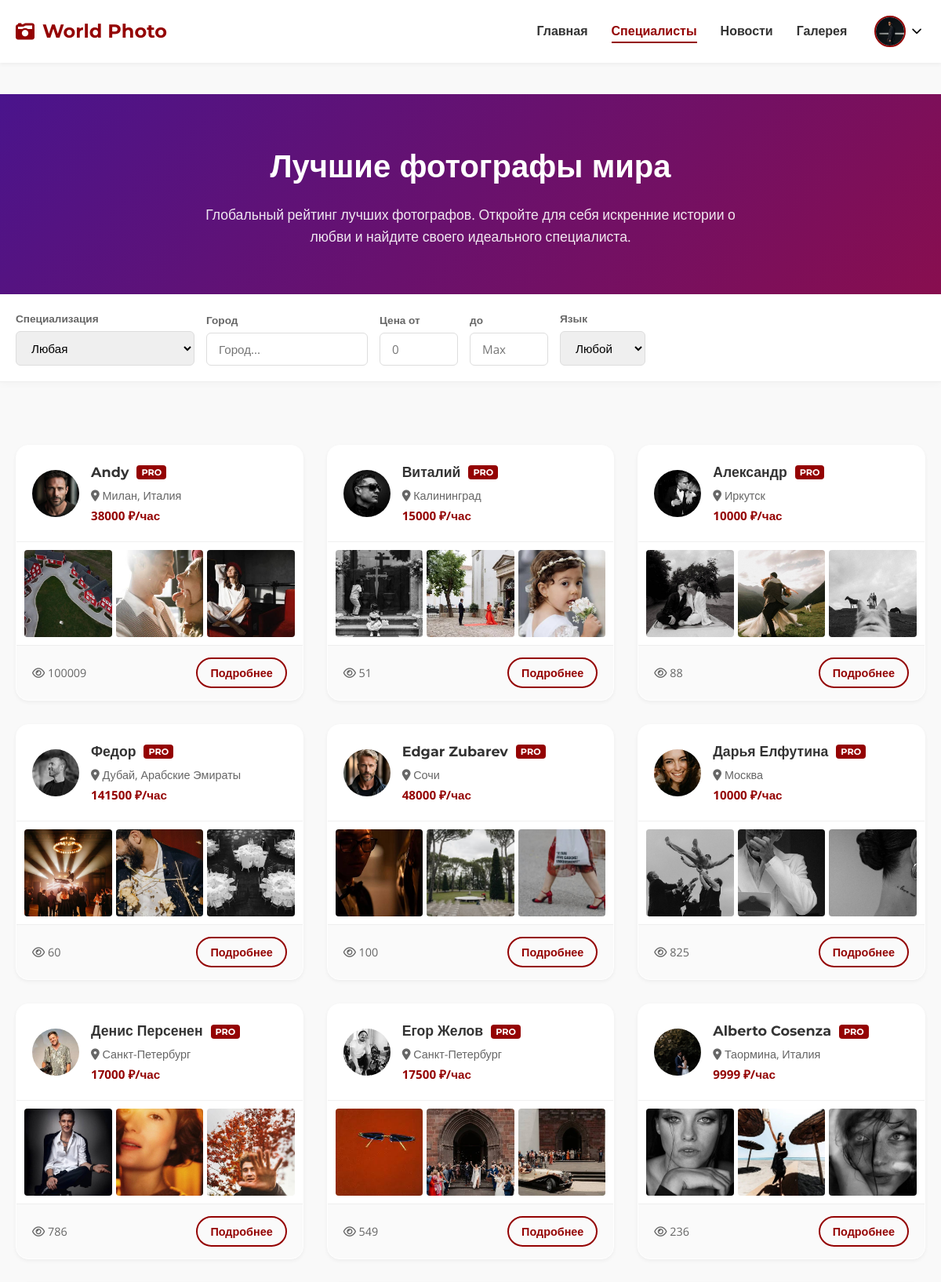
Screenshot of /users/specialists/ (signed in, upper part) with the database file from the repository.
### users/models.py (models this page shows, shortened)
class PhotographerProfile(models.Model):
    user = models.OneToOneField(User, on_delete=models.CASCADE)
    short_intro = models.CharField(max_length=250)
    bio = models.TextField()
    city = models.CharField(max_length=100, blank=True, null=True)
    specialization = models.CharField(max_length=50, choices=SPECIALIZATION_CHOICES, default='wedding')
    price = models.IntegerField(default=0, help_text="Стоимость часа работы в RUB")
    LANGUAGE_CHOICES = [
        ('ru', 'Русский'),
        ('en', 'English'),
    ]
    language = models.CharField(max_length=10, choices=LANGUAGE_CHOICES, default='ru')
    profile_image = models.ImageField(upload_to='profile_images', blank=True, null=True)
    views_count = models.PositiveIntegerField(default=0)
    phone_number = models.CharField(max_length=20, blank=True, null=True, verbose_name="Номер телефона")
    social_vk = models.URLField(blank=True, null=True, verbose_name="Ссылка на ВКонтакте")
    social_telegram = models.CharField(max_length=50, blank=True, null=True, verbose_name="Telegram (username)")
    website = models.URLField(blank=True, null=True, verbose_name="Личный сайт")

class Photo(models.Model):
    photographer = models.ForeignKey(PhotographerProfile, on_delete=models.CASCADE, related_name='photos')
    image = models.ImageField(upload_to='photographs')
    category = models.CharField(max_length=50, choices=SPECIALIZATION_CHOICES, default='wedding', verbose_name="Категория")
    uploaded_at = models.DateTimeField(auto_now_add=True)

### users/views.py (the view)
# urls.py: path('specialists/', views.specialists, name='specialists'),
def specialists(request):
    photographers = PhotographerProfile.objects.all()
    specialization = request.GET.get('specialization')
    price_min = request.GET.get('price_min')
    price_max = request.GET.get('price_max')
    city = request.GET.get('city')
    language = request.GET.get('language')
    if specialization and specialization != 'any':
        photographers = photographers.filter(specialization=specialization)
    if language and language != 'any':
        photographers = photographers.filter(language=language)
    if city:
        photographers = photographers.filter(city__icontains=city)
    if price_min:
        try:
            photographers = photographers.filter(price__gte=int(price_min))
        except ValueError:
            pass
    if price_max:
        try:
            photographers = photographers.filter(price__lte=int(price_max))
        except ValueError:
            pass
    if request.user.is_authenticated:
        favorite_ids = Favorite.objects.filter(user=request.user).values_list('photographer_id', flat=True)
        for p in photographers:
            p.is_favorite = p.id in favorite_ids
    page = request.GET.get('page', 1)
    paginator = Paginator(photographers, 15)
    try:
        photographers_page = paginator.page(page)
    except PageNotAnInteger:
        photographers_page = paginator.page(1)
    except EmptyPage:
        photographers_page = paginator.page(paginator.num_pages)
    if request.headers.get('x-requested-with') == 'XMLHttpRequest':
        html = render_to_string('users/specialists_list.html', {'photographers': photographers_page, 'user': request.user}, request=request)
        return JsonResponse({'html': html})
    return render(request, 'users/specialists.html', {'photographers': photographers_page})

### users/templatetags/user_filters.py (called while the page is built, shortened)
@register.filter
def get_avatar_url(user):
    try:
        if hasattr(user, 'photographerprofile'):
            profile = user.photographerprofile
            if profile.profile_image:
                return profile.profile_image.url
    except Exception:
        pass

### users/templates/users/specialists.html (shortened to what this page needs)
{% extends 'users/base.html' %}
{% load static %}
{% block content %}
<div class="specialists-header">
    <div class="container">
        <h1 class="page-title">Лучшие фотографы мира</h1>
        <p class="header-desc mt-3">
            Глобальный рейтинг лучших фотографов. Откройте для себя искренние истории о любви и найдите своего идеального специалиста.
        </p>
    </div>
</div>
<div class="filters-section">
    <div class="container">
        <form method="GET" action="{% url 'specialists' %}" id="filterForm">
            <div class="filters-row" style="display: flex; gap: 15px; flex-wrap: wrap; align-items: flex-end;">
                <div class="filter-item">
                    <label>Специализация</label>
                    <select class="form-select" name="specialization" onchange="applyFilters()">
                        <option value="any">Любая</option>
                    </select>
                </div>
                <div class="filter-item">
                    <label>Город</label>
                    <input type="text" name="city" class="form-control" placeholder="Город..." value="{{ request.GET.city|default:'' }}" oninput="debounceFilter()">
                </div>
                <div class="filter-item" style="max-width: 100px;">
                    <label>Цена от</label>
                    <input type="number" name="price_min" class="form-control" placeholder="0" value="{{ request.GET.price_min|default:'' }}" oninput="debounceFilter()">
                </div>
                <div class="filter-item" style="max-width: 100px;">
                    <label>до</label>
                    <input type="number" name="price_max" class="form-control" placeholder="Max" value="{{ request.GET.price_max|default:'' }}" oninput="debounceFilter()">
                </div>
                <div class="filter-item">
                    <label>Язык</label>
                    <select class="form-select" name="language" onchange="applyFilters()">
                        <option value="any">Любой</option>
                    </select>
                </div>
            </div>
        </form>
    </div>
</div>
<div class="container" style="padding-top: 20px;">
    <div class="specialists-list" id="specialistsContainer">
        {% include 'users/specialists_list.html' %}
    </div>
</div>
{% endblock %}

### users/templates/users/base.html (shortened to what this page needs)
{% load static %}
{% load user_filters %}
<!DOCTYPE html>
<html lang="ru">
<head>
    <link rel="stylesheet" href="https://cdnjs.cloudflare.com/ajax/libs/font-awesome/6.0.0/css/all.min.css">
    <link rel="stylesheet" href="{% static 'styles.css' %}?v=lightbox2">
</head>
<body>
    <header>
        <nav class="navbar">
            <div class="container">
                <a href="{% url 'home' %}" class="logo">
                    <i class="fas fa-camera-retro"></i> World Photo
                </a>
                <div class="nav-menu" id="navMenu">
                    <ul class="nav-links">
                        <li><a href="{% url 'home' %}" class="{% if request.resolver_match.url_name == 'home' %}active{% endif %}">Главная</a></li>
                        <li><a href="{% url 'specialists' %}" class="{% if 'specialists' in request.path %}active{% endif %}">Специалисты</a></li>
                        <li><a href="{% url 'news' %}" class="{% if 'news' in request.path %}active{% endif %}">Новости</a></li>
                        <li><a href="{% url 'gallery' %}" class="{% if 'gallery' in request.path %}active{% endif %}">Галерея</a></li>
                        {% if user.is_authenticated %}
                            <li class="user-menu-item">
                                <div class="user-menu">
                                    <button type="button" class="user-avatar-btn">
                                        <img src="{{ user|get_avatar_url }}" alt="{{ user.username }}" class="user-avatar-img">
                                        <i class="fas fa-chevron-down"></i>
                                    </button>
                                </div>
                            </li>
                        {% else %}
                            <li><a href="{% url 'login' %}" class="btn btn-text">Войти</a></li>
                            <li><a href="{% url 'register' %}" class="btn btn-primary">Регистрация</a></li>
                        {% endif %}
                    </ul>
                </div>
            </div>
        </nav>
    </header>
    <main class="main-content">
        {% block content %}
        {% endblock %}
    </main>
</body>
</html>

### users/templates/users/specialists_list.html (shortened to what this page needs)
<div class="specialists-grid">
    {% for photographer in photographers %}
    <div class="specialist-card">
        <div class="card-header-profile">
            <div class="profile-main">
                <a href="{% url 'photographer_detail' photographer.pk %}" class="avatar-wrapper">
                    {% if photographer.profile_image %}
                        <img src="{{ photographer.profile_image.url }}" alt="{{ photographer.user.get_full_name|default:photographer.user.username }}">
                    {% else %}
                        <img src="https://ui-avatars.com/api/?name={{ photographer.user.get_full_name|default:photographer.user.username }}&background=e0bbd8&color=fff" alt="Avatar">
                    {% endif %}
                </a>
                <div class="profile-info">
                    <h3 class="profile-name">
                        <a href="{% url 'photographer_detail' photographer.pk %}">{{ photographer.user.get_full_name|default:photographer.user.username }}</a>
                        <span class="badge-pro">PRO</span>
                    </h3>
                    <p class="profile-location"><i class="fas fa-map-marker-alt"></i> {{ photographer.city|default:"Москва" }}</p>
                    <p class="profile-price">{{ photographer.price }} ₽/час</p>
                </div>
            </div>
        </div>
        <div class="card-portfolio">
            <div class="portfolio-grid">
                {% for photo in photographer.photos.all|slice:":3" %}
                    <a href="{% url 'photographer_detail' photographer.pk %}" class="portfolio-thumb">
                        <img src="{{ photo.image.url }}" alt="Portfolio">
                    </a>
                {% empty %}
                    <div class="portfolio-empty">Нет фото</div>
                    <div class="portfolio-empty"></div>
                    <div class="portfolio-empty"></div>
                {% endfor %}
            </div>
        </div>
        <div class="card-footer">
            <div class="stats">
                <i class="far fa-eye"></i> {{ photographer.views_count|default:0 }}
            </div>
            <a href="{% url 'photographer_detail' photographer.pk %}" class="btn btn-sm btn-outline-primary">Подробнее</a>
        </div>
    </div>
    {% empty %}
    <div class="no-results">
        <h3>Никого не найдено</h3>
        <p>Попробуйте изменить параметры поиска.</p>
    </div>
    {% endfor %}
</div>

### rows the page displays
PhotographerProfile: profile_image (picture), user.get_full_name "Andy", city "Милан, Италия", price "38000", views_count "100009"
Photo: image (picture)
Photo: image (picture)
Photo: image (picture)
PhotographerProfile: profile_image (picture), user.get_full_name "Виталий", city "Калининград", price "15000", views_count "51"
Photo: image (picture)
Photo: image (picture)
Photo: image (picture)
PhotographerProfile: profile_image (picture), user.get_full_name "Александр", city "Иркутск", price "10000", views_count "88"
Photo: image (picture)
Photo: image (picture)
Photo: image (picture)
PhotographerProfile: profile_image (picture), user.get_full_name "Федор", city "Дубай, Арабские Эмираты", price "141500", views_count "60"
Photo: image (picture)
Photo: image (picture)
Photo: image (picture)
PhotographerProfile: profile_image (picture), user.get_full_name "Edgar Zubarev", city "Сочи", price "48000", views_count "100"
Photo: image (picture)
Photo: image (picture)
Photo: image (picture)
PhotographerProfile: profile_image (picture), user.get_full_name "Дарья Елфутина", city "Москва", price "10000", views_count "825"
Photo: image (picture)
Photo: image (picture)
Photo: image (picture)
PhotographerProfile: profile_image (picture), user.get_full_name "Денис Персенен", city "Санкт-Петербург", price "17000", views_count "786"
Photo: image (picture)
Photo: image (picture)
Photo: image (picture)
PhotographerProfile: profile_image (picture), user.get_full_name "Егор Желов", city "Санкт-Петербург", price "17500", views_count "549"
Photo: image (picture)
Photo: image (picture)
Photo: image (picture)
PhotographerProfile: profile_image (picture), user.get_full_name "Alberto Cosenza", city "Таормина, Италия", price "9999", views_count "236"
Photo: image (picture)
Photo: image (picture)
Photo: image (picture)
